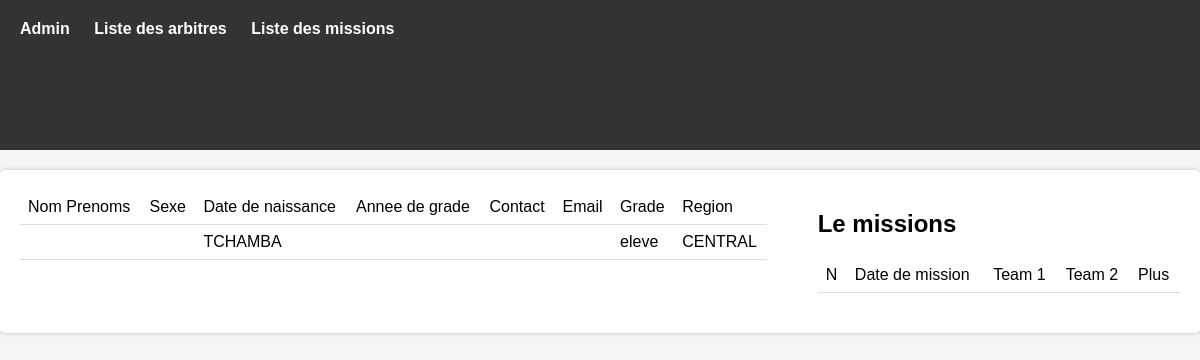
/infoArbitres.php?id=527, run on the app's committed database.
### tables this page shows
CREATE TABLE `arbitres` (
  `id_arbitre` int(11) NOT NULL,
  `nom_prenoms` varchar(150) NOT NULL,
  `sexe` varchar(150) NOT NULL,
  `date_naissance` varchar(150) NOT NULL,
  `anne_grade` varchar(150) NOT NULL,
  `contact` varchar(150) NOT NULL,
  `email` varchar(150) NOT NULL,
  `grade` varchar(150) NOT NULL,
  `region` varchar(150) NOT NULL
);

### infoArbitres.php (the view, shortened to what this page needs)
<?php
    include('./connexionData.php');
    $req = $pdo->prepare('SELECT * from arbitres where id_arbitre = ?');
    $req->execute(array($_GET['id']));
    $arbitre = $req->fetchAll();
?>
<?php include('./base.php') ?>
    <div class="container">
        <div>
            <table>
                <thead>
                    <tr>
                        <td>Nom Prenoms</td>
                        <td>Sexe</td>
                        <td>Date de naissance</td>
                        <td>Annee de grade</td>
                        <td>Contact</td>
                        <td>Email</td>
                        <td>Grade</td>
                        <td>Region</td>
                    </tr>
                </thead>
                <tbody>
                    <tr>
                        <td><?= $arbitre[0]['nom_prenoms'] ?></td>
                        <td><?= $arbitre[0]['sexe'] ?></td>
                        <td><?= $arbitre[0]['date_naissance'] ?></td>
                        <td><?= $arbitre[0]['anne_grade'] ?></td>
                        <td><?= $arbitre[0]['contact'] ?></td>
                        <td><?= $arbitre[0]['email'] ?></td>
                        <td><?= $arbitre[0]['grade'] ?></td>
                        <td><?= $arbitre[0]['region'] ?></td>
                    </tr>
                </tbody>
            </table>
        </div>
        <div>
            <h2 class='.title_table'>
                Le missions
            </h2>
          <table>
              <thead>
                  <tr>
                      <td>N</td>
                      <td>Date de mission</td>
                      <td>Team 1</td>
                      <td>Team 2</td>
                      <td>Plus</td>
                  </tr>
              </thead>
          </table>
        </div>
    </div>

### styles/style.css (style rules this page uses)
* { box-sizing: border-box; }
body { font-family: Arial, sans-serif; background-color: #f5f5f5; margin: 0; padding: 0; height: 100vh; }
table { width: 100%; border-collapse: collapse; margin-bottom: 20px; }
th, td { padding: 8px; text-align: left; border-bottom: 1px solid #dddddd; }
.container { display: flex; flex-direction: row; justify-content: space-between; align-items: flex-start; max-width: 1200px; margin: 20px auto; padding: 20px; background-color: #ffffff; border-radius: 5px; box-shadow: 0px 0px 5px rgba(0, 0, 0, 0.2); }
table { width: 100%; border-collapse: collapse; margin-right: 20px; }

### data on the page
arbitres: date_naissance "TCHAMBA", grade "eleve", region "CENTRAL"
